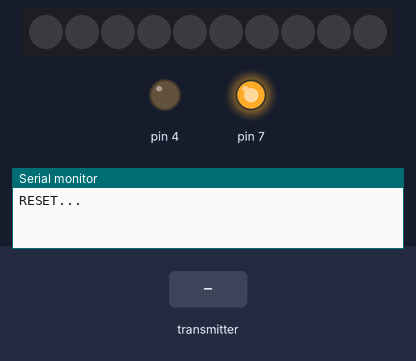
The sketch below on a simulated Arduino Uno, built with avr-gcc and run on an emulated ATmega328P. Parts: 10 RGB LEDs in strip order, left to right, output pins drawn as LEDs (lit = HIGH), the last lines printed to the serial monitor. Inputs (shaded band) come from the test bench. No radio packets arrive unless stated.

Above: at 0.05 s.
At 1.2 s:
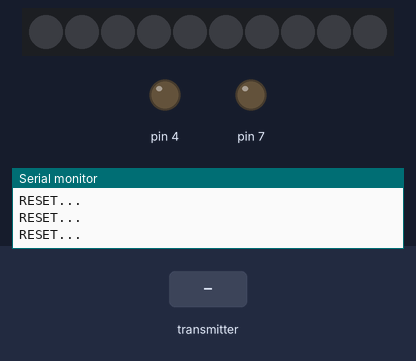
1.3 s: the transmitter starts sending data.0 = 0
Timing chart, 0 to 4.3 s (numbered marks = the images above; inputs shaded):
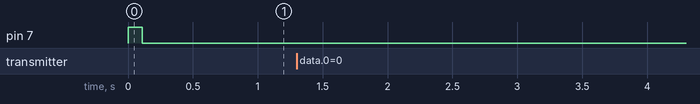

The sketch:

LINKOKO_V2.ino
```cpp
/*------------------Проект квантологосы. Инсталляция ЛИНКОКО. Принимаем сигнал с ФГУП
булькаем и загорается лента в проекторе. */

unsigned long last_time;

//-----------Настройка диодной ленты
#include "Adafruit_NeoPixel.h" //Подключение библиотеки для ленты
#define ledPin 6               //Пин ленты РГБ
#define ledCount 10             //кол-во диодов в ленте
Adafruit_NeoPixel strip = Adafruit_NeoPixel(ledCount, ledPin); // создаем переменную , где указываем кол-во диодов в ленте


//-----------Настройка приёмника
#include <SPI.h>      // Подключаем библиотеку  для работы с шиной SPI
#include <nRF24L01.h> // Подключаем файл настроек из библиотеки RF24
#include <RF24.h>     // Подключаем библиотеку  для работы с nRF24L01+
RF24  radio (9, 10); //создаем объект radio для работы с библиотекой RF24 и указываем номера выводов
int data[2]; //массив для приёма

void setup() {
  digitalWrite (7,HIGH);//подаем на пир 5в для ресета
  pinMode (7, OUTPUT);//пин для ресета
  Serial.begin(9600);
  pinMode (4, OUTPUT);//пин компрессора
strip.begin (); //инициализация ленты
strip.setBrightness (255); //настройка яркости светодиодов
radio.begin(); //активировать модуль
radio.setChannel(5);                                  // Указываем канал приёма данных (от 0 до 127), 5 - значит приём данных осуществляется на частоте 2,405 ГГц (на одном канале может быть только 1 приёмник и до 6 передатчиков)
radio.setDataRate     (RF24_1MBPS);                   // Указываем скорость передачи данных (RF24_250KBPS, RF24_1MBPS, RF24_2MBPS), RF24_1MBPS - 1Мбит/сек
radio.setPALevel      (RF24_PA_HIGH);                 // Указываем мощность передатчика (RF24_PA_MIN=-18dBm, RF24_PA_LOW=-12dBm, RF24_PA_HIGH=-6dBm, RF24_PA_MAX=0dBm)
radio.openReadingPipe (1, 0x1234567890LL);            // Открываем 1 трубу с идентификатором 0x1234567890 для приема данных (на ожном канале может быть открыто до 6 разных труб, которые должны отличаться только последним байтом идентификатора)
radio.startListening  ();                             // Включаем приемник, начинаем прослушивать открытую трубу

}
void LED () {
  for (int i = 0; i < ledCount ; i++) {
    strip.setPixelColor (i, 254,0 , 254);//настройка цветов
  }
  strip.show ();//передать на ленту

}

//void (* resetFunc) (void) = 0;

void loop() {


if(radio.available()) {
  radio.read(&data, sizeof(data));
   Serial.println(data[0]);
}
if (data[0] == 1) {
  last_time = millis();
  while (millis() - last_time <3000 ) {
   digitalWrite(4,HIGH);
   LED();
  }
} else {
  digitalWrite(4,LOW);
  for (int i = 0; i <= ledCount ; i++) {
    strip.setPixelColor (i, 0, 0, 0);//настройка цветов

  }
  strip.show();
}
if (data[0] == 0) { //если нет данных, то прекращаем плжачу 5в на ресет, таким образом перезагружаем плату
  Serial.println("RESET...");
  delay(100);
  digitalWrite (7,LOW);
  //resetFunc();
}

}
```
